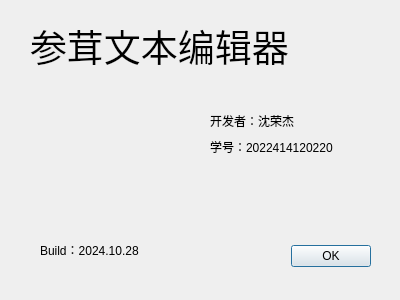
<?xml version="1.0" encoding="UTF-8"?>
<ui version="4.0">
 <class>AboutDialog</class>
 <widget class="QDialog" name="AboutDialog">
  <property name="geometry">
   <rect>
    <x>0</x>
    <y>0</y>
    <width>400</width>
    <height>300</height>
   </rect>
  </property>
  <property name="windowTitle">
   <string>Dialog</string>
  </property>
  <widget class="QDialogButtonBox" name="buttonBox">
   <property name="geometry">
    <rect>
     <x>30</x>
     <y>240</y>
     <width>341</width>
     <height>32</height>
    </rect>
   </property>
   <property name="orientation">
    <enum>Qt::Orientation::Horizontal</enum>
   </property>
   <property name="standardButtons">
    <set>QDialogButtonBox::StandardButton::Ok</set>
   </property>
  </widget>
  <widget class="QLabel" name="label">
   <property name="geometry">
    <rect>
     <x>30</x>
     <y>0</y>
     <width>341</width>
     <height>91</height>
    </rect>
   </property>
   <property name="font">
    <font>
     <pointsize>28</pointsize>
    </font>
   </property>
   <property name="text">
    <string>参茸文本编辑器</string>
   </property>
  </widget>
  <widget class="QLabel" name="label_4">
   <property name="geometry">
    <rect>
     <x>30</x>
     <y>80</y>
     <width>131</width>
     <height>141</height>
    </rect>
   </property>
   <property name="styleSheet">
    <string notr="true">image: url(:/icons/font.png);</string>
   </property>
   <property name="text">
    <string/>
   </property>
  </widget>
  <widget class="QLabel" name="label_5">
   <property name="geometry">
    <rect>
     <x>40</x>
     <y>240</y>
     <width>141</width>
     <height>19</height>
    </rect>
   </property>
   <property name="text">
    <string>Build：2024.10.28</string>
   </property>
  </widget>
  <widget class="QWidget" name="">
   <property name="geometry">
    <rect>
     <x>210</x>
     <y>110</y>
     <width>164</width>
     <height>47</height>
    </rect>
   </property>
   <layout class="QVBoxLayout" name="verticalLayout">
    <item>
     <widget class="QLabel" name="label_2">
      <property name="text">
       <string>开发者：沈荣杰</string>
      </property>
     </widget>
    </item>
    <item>
     <widget class="QLabel" name="label_3">
      <property name="text">
       <string>学号：2022414120220</string>
      </property>
     </widget>
    </item>
   </layout>
  </widget>
 </widget>
 <resources/>
 <connections>
  <connection>
   <sender>buttonBox</sender>
   <signal>accepted()</signal>
   <receiver>AboutDialog</receiver>
   <slot>accept()</slot>
   <hints>
    <hint type="sourcelabel">
     <x>248</x>
     <y>254</y>
    </hint>
    <hint type="destinationlabel">
     <x>157</x>
     <y>274</y>
    </hint>
   </hints>
  </connection>
  <connection>
   <sender>buttonBox</sender>
   <signal>rejected()</signal>
   <receiver>AboutDialog</receiver>
   <slot>reject()</slot>
   <hints>
    <hint type="sourcelabel">
     <x>316</x>
     <y>260</y>
    </hint>
    <hint type="destinationlabel">
     <x>286</x>
     <y>274</y>
    </hint>
   </hints>
  </connection>
 </connections>
</ui>
